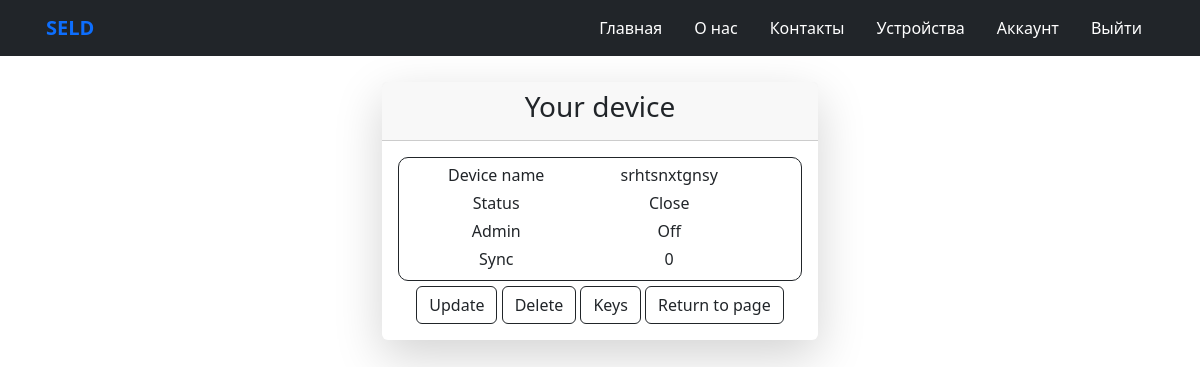
Screenshot of /your_device/128/ (signed in) with the database file from the repository.
### app/models.py (models this page shows, shortened)
class DeviceModel(models.Model):
    device_name = models.CharField(max_length=255)
    serial_num = models.CharField(max_length=255, unique=True)
    status = models.CharField(max_length=10, default="Close")
    settings = models.CharField(max_length=255, default='-')
    admin = models.CharField(max_length=10, default='Off')
    sync = models.CharField(max_length=5, default='False')
    user = UserForeignKey(auto_user_add=True)
    objects = models.Manager()

### app/views.py (the view)
class DeviceDetailView(LoginRequiredMixin, DetailView):
    model = DeviceModel
    template_name = 'app/your_device.html'
    context_object_name = 'data'

### app/templates/app/your_device.html
{% extends 'app/layout.html'%}
{% block safe %}
<div class="form_content my-3 p-3">
    <div class="row justify-content-center">
        <div class="col-xl-5 col-lg-7 col-md-10 col-sm-10 col-10">
            <div class="card text-center shadow-lg border-0 rounded-lg mt-0 mb-3">
                <div class="card-header">
                    <h3 class="font-weight-light col-md-offset-1">Your device</h3>
                </div>
                <div class="card-body">
                    <div class="block-card">
                        <div class="row row-cols-2 mb-1">
                            <label class="col-lg-6 control-label text-center">Device name</label>
                            <div class="col-lg-4 lining">
                                {{ data.device_name }}
                            </div>
                        </div>
                        <div class="row row-cols-2 mb-1">
                            <label class="col-lg-6 control-label text-center">Status</label>
                            <div class="col-lg-4 lining">
                                {{ data.status }}
                            </div>
                        </div>
                        <div class="row row-cols-2 mb-1">
                            <label class="col-lg-6 control-label text-center">Admin</label>
                            <div class="col-lg-4 lining">
                                {{ data.admin }}
                            </div>
                        </div>
                        <div class="row row-cols-2 mb-1">
                            <label class="col-lg-6 control-label text-center">Sync</label>
                            <div class="col-lg-4 lining">
                                {{ data.sync }}
                            </div>
                        </div>
                    </div>
                    <div>
                        <a href="{% url 'update_form' data.id %}" class="btn btn-outline-dark">Update</a>
                        <a href="{% url 'delete_form' data.id %}" class="btn btn-outline-dark">Delete</a>
                        <a href="{% url 'keys' data.id %}" class="btn btn-outline-dark">Keys</a>
                        <a href="{% url 'devices' %}" class="btn btn-outline-dark">Return to page</a>
                    </div>
                </div>
            </div>
        </div>
    </div>
</div>
{% endblock %}

### app/static/app/content/site.css (style rules this page uses)
body { padding-top: 50px; padding-bottom: 20px; }

### app/static/app/content/style.css (style rules this page uses)
.lining { text-align: center; }
.block-card { border-radius: 10px; border: 1px solid; padding: 5px; margin-bottom: 5px; }

### rows the page displays
DeviceModel: device_name "srhtsnxtgnsy", status "Close", admin "Off", sync "0"
